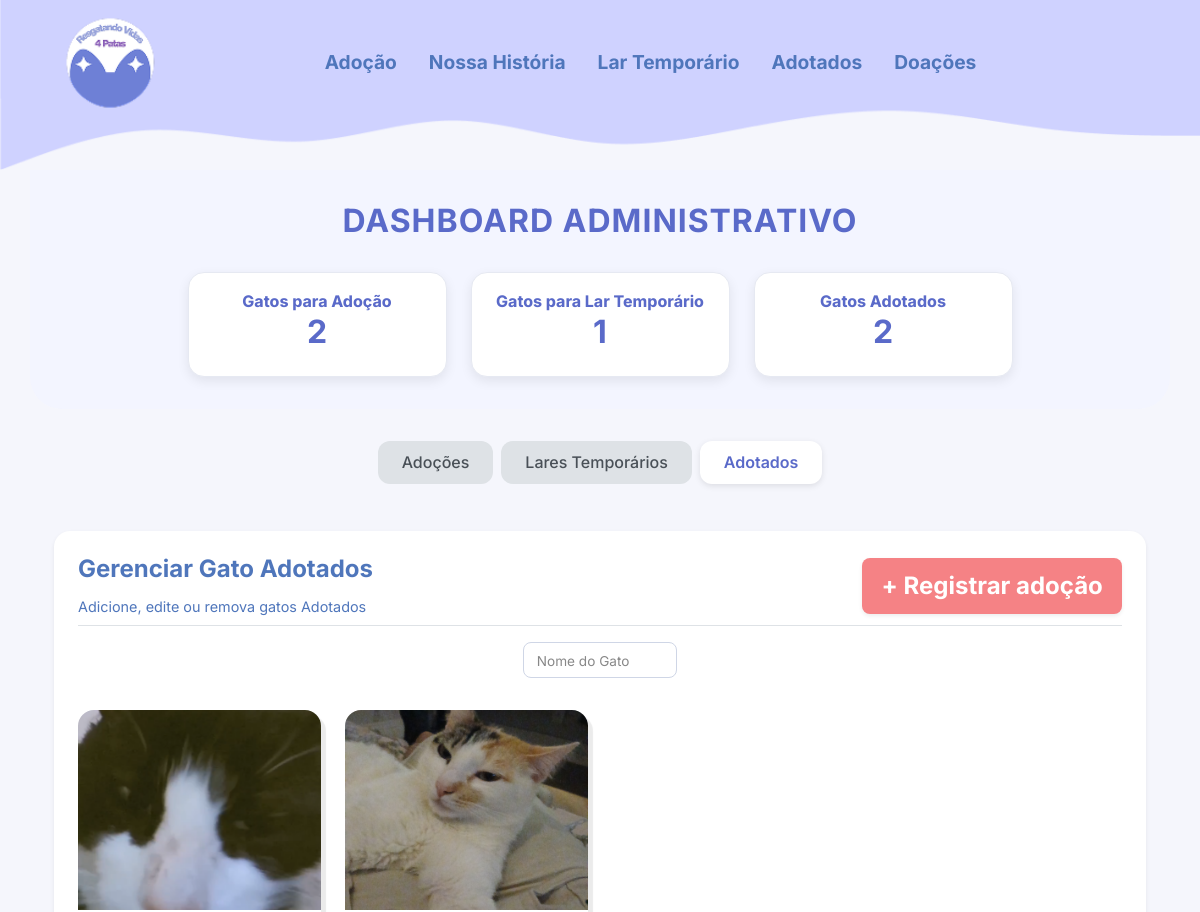
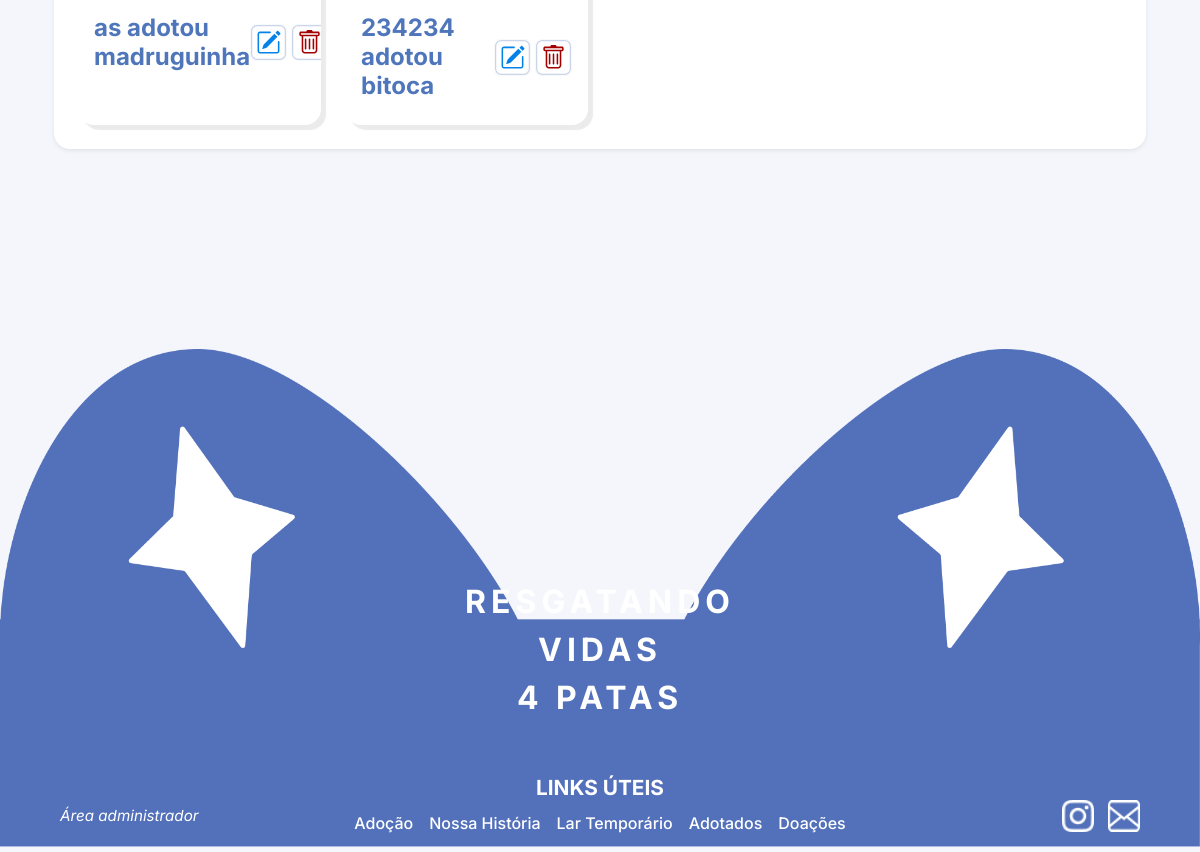
/gatos/dashboard_admin_adotados, run on the app's committed database (2 pictures, top to bottom).
### adocoes/models.py (models this page shows, shortened)
class Adotados(models.Model):
    imagem = models.ImageField(upload_to="gatos/", verbose_name="Imagem")
    gato = models.ForeignKey(Gato, on_delete=models.CASCADE, verbose_name="Gato")
    adocao = models.ForeignKey(Adocao, on_delete=models.CASCADE, verbose_name="Adoção")
    data_inicio = models.DateField(verbose_name="Data de início")
    created_at = models.DateTimeField(auto_now_add=True, verbose_name="Criado em")
    updated_at = models.DateTimeField(auto_now=True, verbose_name="Atualizado em")
    class Meta:
        verbose_name = "Adotado"
        verbose_name_plural = "Adotados"
        db_table = "adotados"
        ordering = ["-created_at"]

class Adocao(models.Model):
    gato = models.ForeignKey(Gato, on_delete=models.CASCADE, verbose_name="Gato")
    nome = models.CharField(max_length=255, verbose_name="Nome Completo")
    cpf = models.CharField(max_length=14, verbose_name="CPF")
    idade = models.IntegerField(verbose_name="Idade")
    ocupacao_profissional = models.CharField(max_length=100, verbose_name="Ocupação profissional")
    email = models.EmailField(max_length=255, verbose_name="E-mail")
    codicoes_financeiras = models.BooleanField(default=False, verbose_name="Está em condições financeiras de arcar com ração de qualidade, custos veterinários como consultas, vacinas, exames e tratamentos sempre que necessário?")
    rua = models.CharField(max_length=150, verbose_name="Rua")
    bairro = models.CharField(max_length=150, verbose_name="Bairro")
    numero = models.CharField(max_length=6, verbose_name="Número")
    cidade = models.CharField(max_length=150, verbose_name="Cidade")
    cep = models.IntegerField(verbose_name="CEP")
    instagram = models.CharField(max_length=100, blank=True, null=True, verbose_name="Qual seu usuário no Instagram?")
    numero_contato = models.CharField(max_length=11, verbose_name="Telefone para contato")
    animal_externo = models.BooleanField(default=False, verbose_name="Possui outros animais?")
    animal_externo_voltinhas = models.BooleanField(default=False, blank=True, null=True, verbose_name="Seus animais são acostumados a darem voltinhas na rua ou casas vizinhas?")
    animal_externo_especie_idade = models.TextField(blank=True, null=True, verbose_name="Quais bichinhos possui atualmente? (espécie e idade)")
    animal_externo_nao_castrado = models.BooleanField(default=False, blank=True, null=True, verbose_name="Tem algum gato que ainda não foi castrado? ")
    animal_externo_vacinacao = models.BooleanField(default=False, blank=True, null=True, verbose_name="Você acha importante manter as vacinações em dia? ")
    animal_externo_testado = models.BooleanField(default=False, blank=True, null=True, verbose_name="Para gatos;  São testados para Fiv e Felv?")
    animal_externo_racao = models.TextField(blank=True, null=True, verbose_name="Qual ração você oferece para seus cães e gatos?")
    periodo_adaptacao = models.BooleanField(default=False, verbose_name="Está ciente que no período de adaptação o bichinho recém- chegado precisará estar em um quarto com algum membro da família, para que não fique sozinho e que não tenha contato imediato, sem a devida adaptação, com os outros bichinhos da casa?")
    mora_sozinho = models.BooleanField(default=False, verbose_name="Você mora sozinho?:")
    mora_crianca = models.BooleanField(default=False, blank=True, null=True, verbose_name="Moram crianças (até 12 anos)?")
    alguem_nao_concorda = models.BooleanField(default=False, blank=True, null=True, verbose_name="Tem algum membro da família que não concorde com a adoção")
    alguem_alergico = models.BooleanField(default=False, blank=True, null=True, verbose_name="Tem alguma criança ou membro da família com sintomas alérgicos?")
    imovel_proprio = models.BooleanField(default=False, verbose_name="Seu imóvel é próprio?")
    mora_casa = models.BooleanField(default=False, verbose_name="Mora em uma casa?")
    casa_muros_laterais_baixos = models.BooleanField(default=False, blank=True, null=True, verbose_name="Muros laterais e fundos são baixo?")
    casa_quintal = models.BooleanField(default=False, blank=True, null=True, verbose_name="Possui quintal?")
    casa_quintal_mais_casa = models.BooleanField(default=False, blank=True, null=True, verbose_name="Possui mais casas no quintal?")
    casa_garagem = models.BooleanField(default=False, blank=True, null=True, verbose_name="Gato terá acesso à garagem?")
    apartamento_telada = models.BooleanField(default=False, blank=True, null=True, verbose_name="Possui tela nas janelas e sacada do apartamento?")
    apartamento_limitador = models.BooleanField(default=False, blank=True, null=True, verbose_name="Janelas do banheiro têm limitador?")
    mudanca_trabalho = models.BooleanField(default=False, verbose_name="Tem perspectivas de mudança de trabalho, cidade, Estado ou País que comprometa a sua responsabilidade com esse animal a longo prazo?")
    mudanca_imovel = models.BooleanField(default=False, verbose_name="Tem perspectiva de mudança de imóvel?")
    mudanca_imovel_seguranca = models.BooleanField(default=False, verbose_name="No caso de mudança de imóvel, você tem ciência que o novo imóvel deverá ser totalmente telado antes da efetiva mudança mantendo assim a mesma segurança para o gatinho?")
    mudanca_imovel_comunicar = models.BooleanField(default=False, verbose_name="No caso de mudança de imóvel, você se responsabiliza a comunicar o doador do novo endereço e da mesma forma, enviar vídeo comprovando a segurança do novo imóvel para o gatinho?")
    repassar_animal = models.BooleanField(default=False, verbose_name="Está ciente que não pode repassar esse animal para outra pessoa seja por forma de doação ou presente?")
    dessistencia = models.BooleanField(default=False, verbose_name="Em caso de desistência por força maior, está ciente que será obrigado a comunicar o doador para que o mesmo encontre um novo lar para o animal, e que nesse período, continuará cuidando, alimentando e provendo toda segurança, até que seja encontrado um novo lar para ele (caso o doador não consiga recebe-lo de imediato)?")
    viagens = models.TextField(verbose_name="Em ocasiões de viagens, quem seria a pessoa que ficaria responsável em ir até o seu imóvel para cuidar da higiene e alimentação do(s) seu(s) animais(s)?")
    restrito = models.BooleanField(default=False, verbose_name="O animal ficará restrito em alguma parte da casa?")
    devolver_doar = models.BooleanField(default=False, verbose_name="Você já precisou doar, devolver ou entregar na Zoonoses ou Ongs algum gato ou cachorro seu?")
    devolver_doar_explique = models.TextField(blank=True, null=True, verbose_name="Se sim, nos conte o que aconteceu?")
    responder_doador = models.BooleanField(default=False, verbose_name="Você tem alguma objeção em responder o doador sobre a adaptação e condições de vida e saúde do animal adotado sempre que esse achar necessário?")
    created_at = models.DateTimeField(auto_now_add=True, verbose_name="Criado em")
    updated_at = models.DateTimeField(auto_now=True, verbose_name="Atualizado em")
    class Meta:
        verbose_name = "Adoção"
        verbose_name_plural = "Adoções"
        db_table = "adocao"
        ordering = ["-created_at"]

### gatos/models.py (models this page shows, shortened)
class Gato(models.Model):
    SEXO_CHOICES = [
        ("M", "Macho"),
        ("F", "Fêmea"),
    ]
    nome = models.CharField(max_length=100, verbose_name="Nome do gato")
    sexo = models.CharField(max_length=1, choices=SEXO_CHOICES, verbose_name="Sexo", blank=False, null=False)
    idade = models.CharField(max_length=10, verbose_name="Idade")
    descricao = models.TextField(max_length=10000, verbose_name="Sobre o gato")
    imagem = models.ImageField(upload_to="gatos/", verbose_name="Foto do gato")
    lar_temporario = models.BooleanField(default=False, verbose_name="Precisa de lar temporário")
    cuidado = models.ForeignKey(Cuidado, on_delete=models.CASCADE, verbose_name="Cuidados")
    temperamento = models.ForeignKey(Temperamento, on_delete=models.CASCADE, verbose_name="Temperamento")
    sociavel = models.ForeignKey(Sociavel, on_delete=models.CASCADE, verbose_name="Socialização")
    moradia = models.ForeignKey(Moradia, on_delete=models.CASCADE, verbose_name="Moradia adequada")
    adotado = models.BooleanField(default=False, verbose_name="Adotado")
    created_at = models.DateTimeField(auto_now_add=True, verbose_name="Criado em")
    updated_at = models.DateTimeField(auto_now=True, verbose_name="Atualizado em")
    class Meta:
        verbose_name = "Gato"
        verbose_name_plural = "Gatos"
        db_table = "gatos"
        ordering = ["-created_at"]

### gatos/views.py (the view)
# urls.py: path("dashboard_admin_adotados", dashboard_admin_adotados, name="dashboard_admin_adotados"),    # Função para conseguir acessar a tela de DashBoard do Admin - Com os gatos Adotados
def dashboard_admin_adotados(request):
    adotados = Adotados.objects.all()
    nome = request.GET.get("nome")
    if nome:
        adotados = adotados.filter(
            Q(gato__nome__icontains=nome) |
            Q(adocao__nome__icontains=nome)
        )
    for adotado in adotados:
        adotado.adotante_primeiro_nome = adotado.adocao.nome.split()[0] if adotado.adocao.nome else ''
    context = {
        "adotados": adotados,
    }
    return render(request, "gatos/dashboard_admin_adotados.html", context)

### gatos/context_processors.py (called while the page is built)
def dashboard_totals(request):
    total_para_adocao = Gato.objects.exclude(id__in=Adotados.objects.values("gato")).count()
    total_lar_temporario = Gato.objects.filter(lar_temporario=True).exclude(id__in=Adotados.objects.values("gato")).count()
    total_adotados = Adotados.objects.count()
    return {
        "total_para_adocao": total_para_adocao,
        "total_lar_temporario": total_lar_temporario,
        "total_adotados": total_adotados,
    }

### gatos/templates/gatos/dashboard_admin_adotados.html (shortened to what this page needs)
{% extends "ong/base_admin.html" %}
{% load static %}
{% block content%}
<link rel="stylesheet" href="{% static 'css/dashboard_admin_adocoes.css' %}">
<div class="container py-4">
    <div class="p-4 bg-white shadow-sm rounded-4">
        <div class="d-flex justify-content-between align-items-center mb-3 border-bottom pb-2">
            <div>
                <h2 class="fw-bold text-primary">Gerenciar Gato Adotados</h2>
                <p class="subtitle-custom mb-0">Adicione, edite ou remova  gatos Adotados</p>
            </div>
            <a href="" class="btn btn-danger fw-bold shadow-sm rounded-3"> + Registrar adoção </a>
        </div>
        <form method="GET" action="">
            <div class="row justify-content-center mb-4">
                <div class="col-md-2 col-sm-4 mb-2">
                    <input type="text" name="nome" class="form-control form-control-sm search-input" placeholder="Nome do Gato" onkeyup="debounceSubmit(this.form, 600)" value="{{ request.GET.nome|default:'' }}">
                </div>
            </div>
        </form>
        <div class="row g-4">
            {% for adotado in adotados %}
            <div class="col-lg-3 col-md-4 col-sm-6">
                <div class="card border-0 h-100 rounded-4 overflow-hidden">
                    {% if adotado.imagem %}
                        <img src="{{ adotado.imagem.url }}" class="card-img-top" alt="{{ adotado.gato.nome }}" style="object-fit: cover; height: 200px;">
                    {% else %}
                        <img src="https://placehold.co/300x200?text=Sem+Foto" class="card-img-top" alt="Sem imagem">
                    {%endif%}
                    <div class="card-body d-flex flex-column">
                        <div class="d-flex justify-content-between align-items-center mb-2">
                            <h5 class="card-title mb-0 text-primary fw-bold">
                                <span class="text-primary fw-bold">{{ adotado.adotante_primeiro_nome }}</span>
                                adotou
                                <span class="text-primary fw-bold">{{ adotado.gato.nome }}</span>
                            </h5>
                            <div class="d-flex gap-1">
                                <a href="" class="btn btn-light p-1" title="Editar">
                                    <img src="{% static 'img/Icone_Editar.svg' %}" alt="Editar" style="width: 35px; height: 35px;">
                                </a>
                                <a href="javascript:void(0);" class="btn btn-light p-1 excluir-adotado" data-id="{{ adotado.id }}" data-nome="{{ adotado.gato.nome }}" title="Excluir">
                                    <img src="{% static 'img/Icone_Excluir.svg' %}" alt="Excluir" style="width: 35px; height: 35px;">
                                </a>
                            </div>
                        </div>
                    </div>
                </div>
            </div>
            {% empty %}
            <p class="text-muted text-center">Nenhum gato foi Adotado.</p>
            {% endfor %}
        </div>
    </div>
</div>
{% endblock %}

### ong/static/css/style.css (style rules this page uses)
html, body { margin: 0; padding: 0; }
.fw-bold { font-size: 1.5rem; }
p { margin-top: 4%; }

### gatos/static/css/dashboard_admin_adocoes.css (style rules this page uses)
body { background-color: #f5f6fc; font-family: "Inter", sans-serif; }
.bg-white { background: #fff; border-radius: 20px; box-shadow: 0 4px 16px rgba(0, 0, 0, 0.05); }
h2 { color: #4F76BB; font-weight: 700; }
.text-primary { color: #4F76BB !important; }
.card { border-radius: 16px; transition: transform 0.2s ease, box-shadow 0.3s ease; border: 1px solid #e6e9f2; box-shadow: 0 4px 12px rgba(0, 0, 0, 0.08); }
.card-title { font-weight: 800; font-size: 1.3rem; color: #4F76BB; }
.btn-danger { background-color: #F58285 !important; border: none; border-radius: 10px; padding: 0.6rem 1.2rem; transition: all 0.3s ease; }
.form-control, .form-select { border-radius: 12px; padding: 0.6rem 1rem; border: 1px solid #4F76BB; }
.card .btn-light { background: none !important; padding: 0 !important; }
.subtitle-custom { color: #4F76BB; font-size: 0.9rem; }
.search-input { font-size: 0.9rem; height: 36px; border-radius: 8px; border: 1px solid #cfd6e6; padding: 0.4rem 0.8rem; box-shadow: none; }
.search-input::placeholder { font-size: 0.85rem; color: #888; }
.row.g-4>.col-lg-3>.card, .row.g-4>.col-md-4>.card, .row.g-4>.col-sm-6>.card { border-radius: 16px; transition: transform 0.2s ease, box-shadow 0.3s ease; border: 1px solid #e6e9f2; box-shadow: 5px 5px 1px rgba(0, 0, 0, 0.08); }
.container.py-4 { padding-bottom: 0 !important; margin-bottom: 0 !important; }

### data on the page
Adotados: imagem (picture), adotante_primeiro_nome "as", gato.nome "madruguinha"
Adotados: imagem (picture), adotante_primeiro_nome "234234", gato.nome "bitoca"

### other printed values
{{ total_para_adocao|default:"0" }} "2"
{{ total_lar_temporario|default:"0" }} "1"
{{ total_adotados|default:"0" }} "2"
